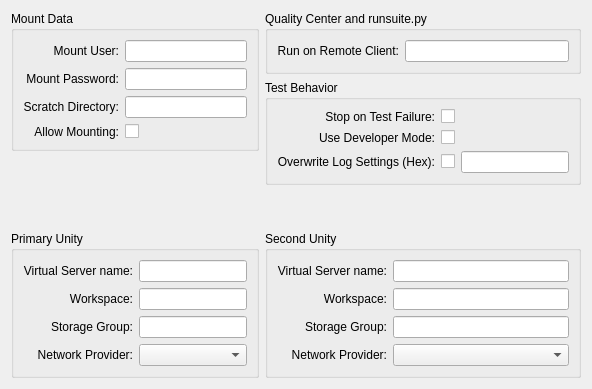
      <widget class="QWidget" name="storage_panel">
       <attribute name="title">
        <string>Storage</string>
       </attribute>
       <layout class="QVBoxLayout" name="verticalLayout_7">
        <item>
         <layout class="QHBoxLayout" name="horizontalLayout">
          <item>
           <layout class="QVBoxLayout" name="verticalLayout_5">
            <item>
             <widget class="QGroupBox" name="mount_data_group_box">
              <property name="title">
               <string>Mount Data</string>
              </property>
              <layout class="QFormLayout" name="formLayout">
               <property name="labelAlignment">
                <set>Qt::AlignRight|Qt::AlignTop|Qt::AlignTrailing</set>
               </property>
               <item row="0" column="0">
                <widget class="QLabel" name="user_label">
                 <property name="text">
                  <string>Mount User:</string>
                 </property>
                 <property name="alignment">
                  <set>Qt::AlignRight|Qt::AlignTrailing|Qt::AlignVCenter</set>
                 </property>
                 <property name="buddy">
                  <cstring>mount_user_box</cstring>
                 </property>
                </widget>
               </item>
               <item row="0" column="1">
                <widget class="QLineEdit" name="mount_user_box"/>
               </item>
               <item row="1" column="1">
                <widget class="QLineEdit" name="mount_passwd_box"/>
               </item>
               <item row="2" column="1">
                <widget class="QLineEdit" name="scratch_dir_box"/>
               </item>
               <item row="1" column="0">
                <widget class="QLabel" name="password_label">
                 <property name="text">
                  <string>Mount Password:</string>
                 </property>
                 <property name="alignment">
                  <set>Qt::AlignRight|Qt::AlignTrailing|Qt::AlignVCenter</set>
                 </property>
                 <property name="buddy">
                  <cstring>mount_passwd_box</cstring>
                 </property>
                </widget>
               </item>
               <item row="2" column="0">
                <widget class="QLabel" name="scratch_label">
                 <property name="text">
                  <string>Scratch Directory:</string>
                 </property>
                 <property name="alignment">
                  <set>Qt::AlignRight|Qt::AlignTrailing|Qt::AlignVCenter</set>
                 </property>
                 <property name="buddy">
                  <cstring>scratch_dir_box</cstring>
                 </property>
                </widget>
               </item>
               <item row="3" column="0">
                <widget class="QLabel" name="mount_label">
                 <property name="text">
                  <string>Allow Mounting:</string>
                 </property>
                 <property name="alignment">
                  <set>Qt::AlignRight|Qt::AlignTrailing|Qt::AlignVCenter</set>
                 </property>
                 <property name="buddy">
                  <cstring>enable_mount_box</cstring>
                 </property>
                </widget>
               </item>
               <item row="3" column="1">
                <widget class="QCheckBox" name="enable_mount_box"/>
               </item>
              </layout>
             </widget>
            </item>
            <item>
             <spacer name="verticalSpacer">
              <property name="orientation">
               <enum>Qt::Vertical</enum>
              </property>
              <property name="sizeHint" stdset="0">
               <size>
                <width>20</width>
                <height>40</height>
               </size>
              </property>
             </spacer>
            </item>
            <item>
             <widget class="QGroupBox" name="primary_unity_group_box">
              <property name="title">
               <string>Primary Unity</string>
              </property>
              <layout class="QFormLayout" name="formLayout_2">
               <property name="labelAlignment">
                <set>Qt::AlignRight|Qt::AlignTrailing|Qt::AlignVCenter</set>
               </property>
               <item row="0" column="0">
                <widget class="QLabel" name="servername_label">
                 <property name="text">
                  <string>Virtual Server name:</string>
                 </property>
                 <property name="alignment">
                  <set>Qt::AlignRight|Qt::AlignTrailing|Qt::AlignVCenter</set>
                 </property>
                 <property name="buddy">
                  <cstring>server_box1</cstring>
                 </property>
                </widget>
               </item>
               <item row="1" column="0">
                <widget class="QLabel" name="workspace_label">
                 <property name="text">
                  <string>Workspace:</string>
                 </property>
                 <property name="alignment">
                  <set>Qt::AlignRight|Qt::AlignTrailing|Qt::AlignVCenter</set>
                 </property>
                 <property name="buddy">
                  <cstring>workspace_box1</cstring>
                 </property>
                </widget>
               </item>
               <item row="2" column="0">
                <widget class="QLabel" name="storagegroup_label">
                 <property name="text">
                  <string>Storage Group:</string>
                 </property>
                 <property name="alignment">
                  <set>Qt::AlignRight|Qt::AlignTrailing|Qt::AlignVCenter</set>
                 </property>
                 <property name="buddy">
                  <cstring>storage_group_box1</cstring>
                 </property>
                </widget>
               </item>
               <item row="3" column="0">
                <widget class="QLabel" name="network_label">
                 <property name="text">
                  <string>Network Provider:</string>
                 </property>
                 <property name="alignment">
                  <set>Qt::AlignRight|Qt::AlignTrailing|Qt::AlignVCenter</set>
                 </property>
                 <property name="buddy">
                  <cstring>np_combobox1</cstring>
                 </property>
                </widget>
               </item>
               <item row="0" column="1">
                <widget class="QLineEdit" name="server_box1"/>
               </item>
               <item row="1" column="1">
                <widget class="QLineEdit" name="workspace_box1"/>
               </item>
               <item row="2" column="1">
                <widget class="QLineEdit" name="storage_group_box1"/>
               </item>
               <item row="3" column="1">
                <widget class="QComboBox" name="np_combobox1"/>
               </item>
              </layout>
             </widget>
            </item>
           </layout>
          </item>
          <item>
           <layout class="QVBoxLayout" name="verticalLayout_6">
            <item>
             <widget class="QGroupBox" name="quality_center_group_box">
              <property name="title">
               <string>Quality Center and runsuite.py</string>
              </property>
              <layout class="QFormLayout" name="formLayout_3">
               <property name="labelAlignment">
                <set>Qt::AlignRight|Qt::AlignTrailing|Qt::AlignVCenter</set>
               </property>
               <item row="0" column="0">
                <widget class="QLabel" name="remoteclient_label">
                 <property name="text">
                  <string>Run on Remote Client:</string>
                 </property>
                 <property name="alignment">
                  <set>Qt::AlignRight|Qt::AlignTrailing|Qt::AlignVCenter</set>
                 </property>
                 <property name="buddy">
                  <cstring>remote_client_box</cstring>
                 </property>
                </widget>
               </item>
               <item row="0" column="1">
                <widget class="QLineEdit" name="remote_client_box"/>
               </item>
              </layout>
             </widget>
            </item>
            <item>
             <widget class="QGroupBox" name="test_behaviour_group_box">
              <property name="sizePolicy">
               <sizepolicy hsizetype="Minimum" vsizetype="Preferred">
                <horstretch>0</horstretch>
                <verstretch>0</verstretch>
               </sizepolicy>
              </property>
              <property name="title">
               <string>Test Behavior</string>
              </property>
              <layout class="QGridLayout" name="gridLayout">
               <item row="0" column="0">
                <widget class="QLabel" name="stop_label">
                 <property name="text">
                  <string>Stop on Test Failure:</string>
                 </property>
                 <property name="alignment">
                  <set>Qt::AlignRight|Qt::AlignTrailing|Qt::AlignVCenter</set>
                 </property>
                 <property name="buddy">
                  <cstring>sotf_box</cstring>
                 </property>
                </widget>
               </item>
               <item row="1" column="0">
                <widget class="QLabel" name="developer_label">
                 <property name="text">
                  <string>Use Developer Mode:</string>
                 </property>
                 <property name="alignment">
                  <set>Qt::AlignRight|Qt::AlignTrailing|Qt::AlignVCenter</set>
                 </property>
                 <property name="buddy">
                  <cstring>devmode_box</cstring>
                 </property>
                </widget>
               </item>
               <item row="2" column="0">
                <widget class="QLabel" name="logging_label">
                 <property name="text">
                  <string>Overwrite Log Settings (Hex):</string>
                 </property>
                 <property name="alignment">
                  <set>Qt::AlignRight|Qt::AlignTrailing|Qt::AlignVCenter</set>
                 </property>
                 <property name="buddy">
                  <cstring>log_settings_box</cstring>
                 </property>
                </widget>
               </item>
               <item row="0" column="1">
                <widget class="QCheckBox" name="sotf_box"/>
               </item>
               <item row="1" column="1">
                <widget class="QCheckBox" name="devmode_box"/>
               </item>
               <item row="2" column="1">
                <widget class="QCheckBox" name="log_settings_box"/>
               </item>
               <item row="2" column="2">
                <widget class="QLineEdit" name="log_value_box"/>
               </item>
              </layout>
             </widget>
            </item>
            <item>
             <spacer name="verticalSpacer_2">
              <property name="orientation">
               <enum>Qt::Vertical</enum>
              </property>
              <property name="sizeHint" stdset="0">
               <size>
                <width>20</width>
                <height>40</height>
               </size>
              </property>
             </spacer>
            </item>
            <item>
             <widget class="QGroupBox" name="second_unity_group_box">
              <property name="title">
               <string>Second Unity</string>
              </property>
              <layout class="QFormLayout" name="formLayout_4">
               <property name="fieldGrowthPolicy">
                <enum>QFormLayout::AllNonFixedFieldsGrow</enum>
               </property>
               <property name="labelAlignment">
                <set>Qt::AlignRight|Qt::AlignTrailing|Qt::AlignVCenter</set>
               </property>
               <item row="0" column="0">
                <widget class="QLabel" name="servername_label_2">
                 <property name="text">
                  <string>Virtual Server name:</string>
                 </property>
                 <property name="alignment">
                  <set>Qt::AlignRight|Qt::AlignTrailing|Qt::AlignVCenter</set>
                 </property>
                 <property name="buddy">
                  <cstring>server_box2</cstring>
                 </property>
                </widget>
               </item>
               <item row="0" column="1">
                <widget class="QLineEdit" name="server_box2"/>
               </item>
               <item row="1" column="0">
                <widget class="QLabel" name="workspace_label_2">
                 <property name="text">
                  <string>Workspace:</string>
                 </property>
                 <property name="alignment">
                  <set>Qt::AlignRight|Qt::AlignTrailing|Qt::AlignVCenter</set>
                 </property>
                 <property name="buddy">
                  <cstring>workspace_box2</cstring>
                 </property>
                </widget>
               </item>
               <item row="1" column="1">
                <widget class="QLineEdit" name="workspace_box2"/>
               </item>
               <item row="2" column="0">
                <widget class="QLabel" name="storagegroup_label_2">
                 <property name="text">
                  <string>Storage Group:</string>
                 </property>
                 <property name="alignment">
                  <set>Qt::AlignRight|Qt::AlignTrailing|Qt::AlignVCenter</set>
                 </property>
                 <property name="buddy">
                  <cstring>storage_group_box2</cstring>
                 </property>
                </widget>
               </item>
               <item row="2" column="1">
                <widget class="QLineEdit" name="storage_group_box2"/>
               </item>
               <item row="3" column="0">
                <widget class="QLabel" name="network_label_2">
                 <property name="text">
                  <string>Network Provider:</string>
                 </property>
                 <property name="alignment">
                  <set>Qt::AlignRight|Qt::AlignTrailing|Qt::AlignVCenter</set>
                 </property>
                 <property name="buddy">
                  <cstring>np_combobox2</cstring>
                 </property>
                </widget>
               </item>
               <item row="3" column="1">
                <widget class="QComboBox" name="np_combobox2"/>
               </item>
              </layout>
             </widget>
            </item>
           </layout>
          </item>
         </layout>
        </item>
       </layout>
      </widget>
